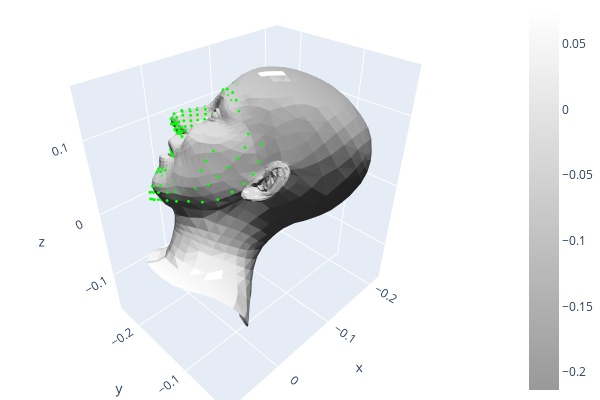

The cell this chart's notebook holds for it:
### Markdown cell above
## Calculate Loss Function

### Code cell
from src.data.mesh_loss_function import mesh_loss_function
loss=mesh_loss_function(Mesh,Flame_landmarks,landmark,True)
print("Loss Results: ",loss)

### Figure 1 — Plotly figure (JSON) as saved in the notebook; plotly's stock layout.template omitted (floating-point values rounded to 4 significant figures; data arrays with more than 128 entries replaced by an {"elided": "..."} marker saying what was removed)
{"data": [{"colorscale": [[0, "rgb(153, 153, 153)"], [1, "rgb(255,255,255)"]], "flatshading": true, "i": {"elided": "9976 int values"}, "intensity": {"elided": "5023 float values"}, "j": {"elided": "9976 int values"}, "k": {"elided": "9976 int values"}, "lighting": {"ambient": 0.18, "diffuse": 1, "facenormalsepsilon": 1e-15, "fresnel": 0.1, "roughness": 0.05, "specular": 1, "vertexnormalsepsilon": 1e-15}, "lightposition": {"x": 100, "y": 200, "z": 0}, "type": "mesh3d", "x": {"elided": "5023 float values"}, "y": {"elided": "5023 float values"}, "z": {"elided": "5023 float values"}}, {"marker": {"color": {"elided": "478x3 int values"}, "size": 1}, "mode": "markers", "type": "scatter3d", "x": {"elided": "478 float values"}, "y": {"elided": "478 float values"}, "z": {"elided": "478 float values"}}], "layout": {"height": 400, "margin": {"b": 0, "l": 0, "r": 0, "t": 0}, "scene": {"camera": {"center": {"x": 0, "y": 0, "z": 0}, "up": {"x": 0, "y": 0, "z": 1}}}, "showlegend": false, "width": 600}}
